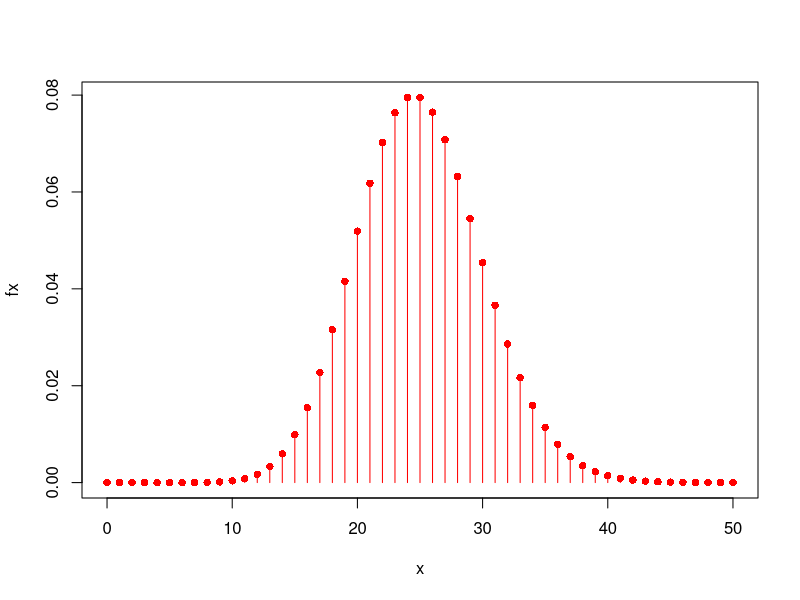
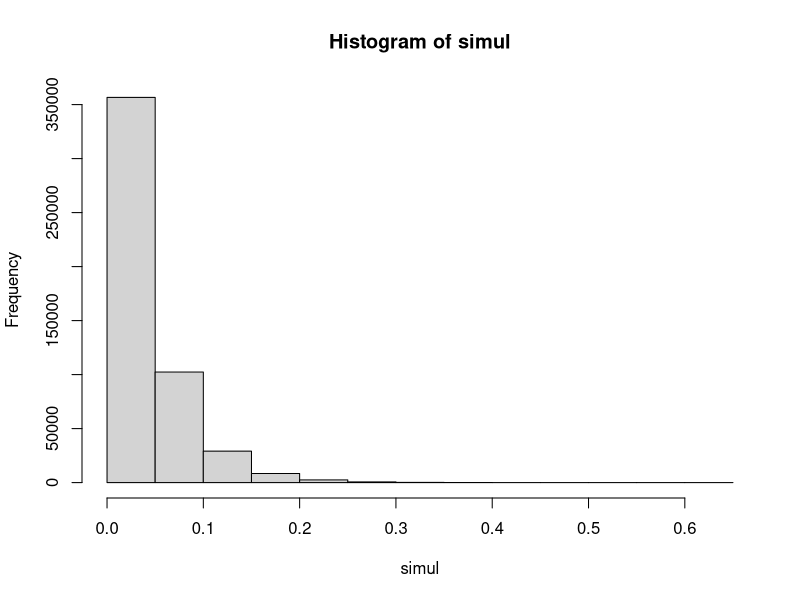

Generate these figures, in order, with R: (Note: this script raises an error after producing the figures.)
x <- 0:50
fx <- dpois(x, 25)
fx

dpois(30, 25)
exp(-25)*25^30/factorial(30)

plot(x, fx, col="red", pch= 16)
lines(x, fx, type="h", col="red")

dpois(30, 25) #p(x=30)
dpois(10, 25) #p(x=10)

ppois(30, 25) #p(x<=30)
1 - ppois(29, 25) #p(x>=30)

1 - pexp(0.052, 25) #p(x>=0.052)

simul <- rexp(500000, 25)
hist(simul)

mean(simul) #promedio
#valor esperado
1/25
adw